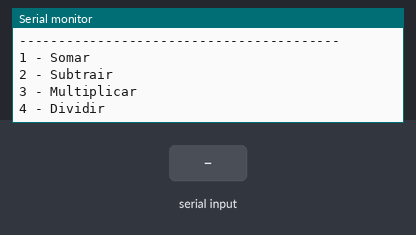
The sketch below on a simulated Arduino Uno, built with avr-gcc and run on an emulated ATmega328P. On the bench: the last lines printed to the serial monitor. The test bench sets the inputs (shaded band).

Above: at 1.0 s.
1.1 s: "sim" received over Serial
At 2.5 s:
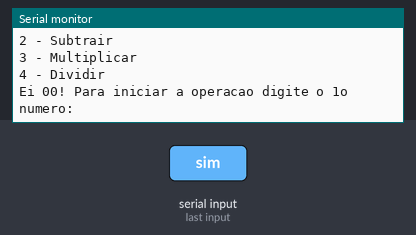
3.6 s: "90,45,200\n" received over Serial
At 5.5 s:
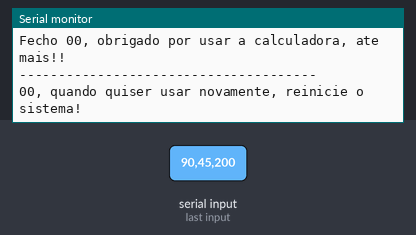

The sketch:

calculadora_com_menu_02_1.ino
```cpp
/*

Calculadora com menu

*/
//Variáveis


float resultado;
float soma, subtracao, multiplicacao, divisao;
int escolhaDaOperacao;
int contador = 0;

float somar(float numero1, float numero2, float numero3 = 10){

  return (numero1 + numero2 + numero3);
}

float subtrair(float numero1, float numero2, float numero3 = 10){

  return (numero1 - numero2 - numero3);
}

float multiplicar(float numero1, float numero2, float numero3 = 10){

  return (numero1 * numero2 * numero3);
}

float dividir(float numero1, float numero2, float numero3 = 10){

  return (numero1 / numero2 / numero3);
}


void setup()
{
  Serial.begin(9600);
  float numero1 = 0.0;
  float numero2 = 0.0;


  do{

    Serial.println ("Bem-vindo(a) a calculadora dos 00's!!! ");//pergunta
    Serial.println("-----------------------------------------");
    Serial.println();
    Serial.println("Escolha uma das opcoes/operacoes a seguir: ");
    Serial.println("-----------------------------------------");
    Serial.println();
    Serial.println("1 - Somar");
    Serial.println("2 - Subtrair");
    Serial.println("3 - Multiplicar");
    Serial.println("4 - Dividir");
    while(! Serial.available() );//espera o usuario digitar e precionar <Enter>
    escolhaDaOperacao = Serial.parseInt();//Armazena o que o usuário digitou na variável
    Serial.println();

    Serial.println("Ei 00! Para iniciar a operacao digite o 1o numero: ");
    while(! Serial.available() );//espera o usuario digitar e precionar <Enter>
    numero1 = Serial.parseFloat();//resposta do usario
    Serial.println();
    Serial.println("--------------------------------------");
    Serial.println();

    Serial.println("Boa 00! Agora digite o 2o numero: ");
    while(! Serial.available() );//espera o usuario digitar e precionar <Enter>
    numero2 = Serial.parseFloat();//resposta do usario
    Serial.println();
    Serial.println("--------------------------------------");
    Serial.println();

    switch(escolhaDaOperacao){
      case 1:
      resultado = somar(numero1, numero2);
      Serial.println("CARAMBA 00! O resultado da sua soma foi: " + String(resultado));
      Serial.println("--------------------------------------");
      Serial.println();
      break;

      case 2:
      resultado = subtrair(numero1, numero2);
      Serial.println("CARAMBA 00! O resultado da sua subtracao foi: " + String(resultado));
      Serial.println("--------------------------------------");
      Serial.println();
      break;

      case 3:
      resultado = multiplicar(numero1, numero2);
      Serial.println("CARAMBA 00! O resultado da sua multiplicacao foi: " + String(resultado));
      Serial.println("--------------------------------------");
      Serial.println();
      break;

      case 4:
      resultado = dividir(numero1, numero2);
      Serial.println("CARAMBA 00! O resultado da sua divisao foi: " + String(resultado));
      Serial.println("--------------------------------------");
      Serial.println();
      break;

      default:
      Serial.println("Opcao invalida");
    }

    Serial.println("Eai 00, deseja continuar operando?? se sim, digite [Sim], se nao digite [Nao]");
    while(! Serial.available() );


    if(Serial.readString() == "sim"){
      contador++;
      Serial.println();
    }
    else{
      contador = 0;
      Serial.println("Fecho 00, obrigado por usar a calculadora, ate mais!! ");
      Serial.println("--------------------------------------");
      Serial.println("00, quando quiser usar novamente, reinicie o sistema!");
      Serial.println();
    }

  }
  while(contador != 0);

  delay(2000);

}

void loop()
{
  //sem código
}
```

Measured:
- after the input at 1.1 s, the serial monitor: prints a new line after 1.0 s (image 1)
- after the input at 3.6 s, the serial monitor: prints a new line at once (image 2)
